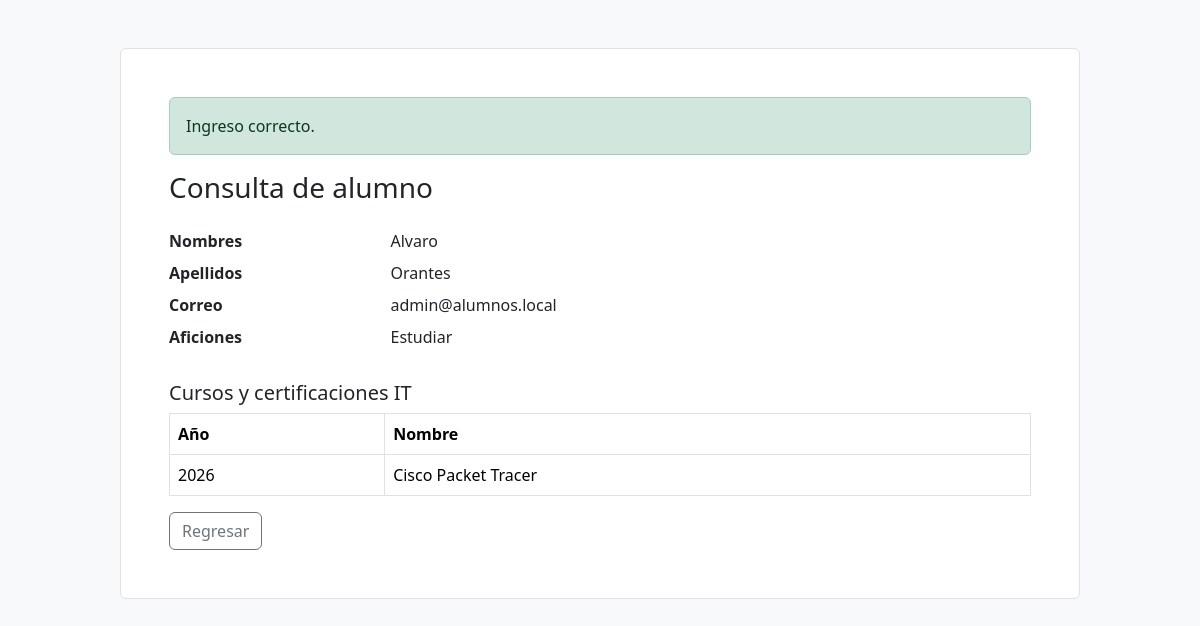
The app's page /ver.php?id_alumno=2 (signed in) with its own data.
### tables this page shows
CREATE TABLE `alumno` (
  `id_alumno` int NOT NULL AUTO_INCREMENT,
  `nombres` varchar(50) NOT NULL,
  `apellidos` varchar(50) NOT NULL,
  `correo` varchar(30) NOT NULL,
  `aficiones` varchar(100) NOT NULL,
  `id_usuario` int NOT NULL,
  PRIMARY KEY (`id_alumno`),
  KEY `fk_alumno_usuario` (`id_usuario`),
  CONSTRAINT `fk_alumno_usuario` FOREIGN KEY (`id_usuario`) REFERENCES `usuario` (`id_usuario`)
);

CREATE TABLE `alumno_cursos` (
  `id_alumno` int NOT NULL,
  `id_curso` int NOT NULL,
  `anio` smallint unsigned NOT NULL,
  PRIMARY KEY (`id_alumno`,`id_curso`,`anio`),
  KEY `fk_ac_curso` (`id_curso`),
  CONSTRAINT `fk_ac_alumno` FOREIGN KEY (`id_alumno`) REFERENCES `alumno` (`id_alumno`) ON DELETE CASCADE,
  CONSTRAINT `fk_ac_curso` FOREIGN KEY (`id_curso`) REFERENCES `cursos` (`id_curso`),
  CONSTRAINT `ck_anio` CHECK ((`anio` between 1900 and 2100))
);

CREATE TABLE `cursos` (
  `id_curso` int NOT NULL AUTO_INCREMENT,
  `nombre` varchar(50) NOT NULL,
  PRIMARY KEY (`id_curso`),
  UNIQUE KEY `nombre` (`nombre`)
);

### ver.php (the view, shortened to what this page needs)
<?php
require_once __DIR__ . '/app.php';
require_once __DIR__ . '/db.php';
$alumno = buscar_alumno($pdo);
$cursos = cursos_alumno($pdo, (int) $alumno['id_alumno']);
?>
<dl class="row">
<?php foreach (['nombres' => 'Nombres', 'apellidos' => 'Apellidos', 'correo' => 'Correo', 'aficiones' => 'Aficiones'] as $campo => $label): ?>
<dt class="col-sm-3"><?= e($label) ?></dt><dd class="col-sm-9"><?= nl2br(e($alumno[$campo])) ?></dd>
<?php endforeach; ?></dl>
<h2 class="h5 mt-4">Cursos y certificaciones IT</h2>
<table class="table table-bordered"><thead><tr><th>Año</th><th>Nombre</th></tr></thead><tbody>
<?php foreach ($cursos as $curso): ?><tr><td><?= e($curso['anio']) ?></td><td><?= e($curso['nombre']) ?></td></tr><?php endforeach; ?>
</tbody></table><a href="index.php" class="btn btn-outline-secondary">Regresar</a>

### assets/app.css (style rules this page uses)
.table td { vertical-align: middle; }

### records on screen
alumno: nombres "Alvaro", apellidos "Orantes", correo "admin@alumnos.local", aficiones "Estudiar"
alumno_cursos: anio "2026", id_curso.nombre "Cisco Packet Tracer"

### other values on screen
$_SESSION[$key] "Ingreso correcto."
$titulo "Consulta de alumno"
$label "Nombres"
$label "Apellidos"
$label "Correo"
$label "Aficiones"
